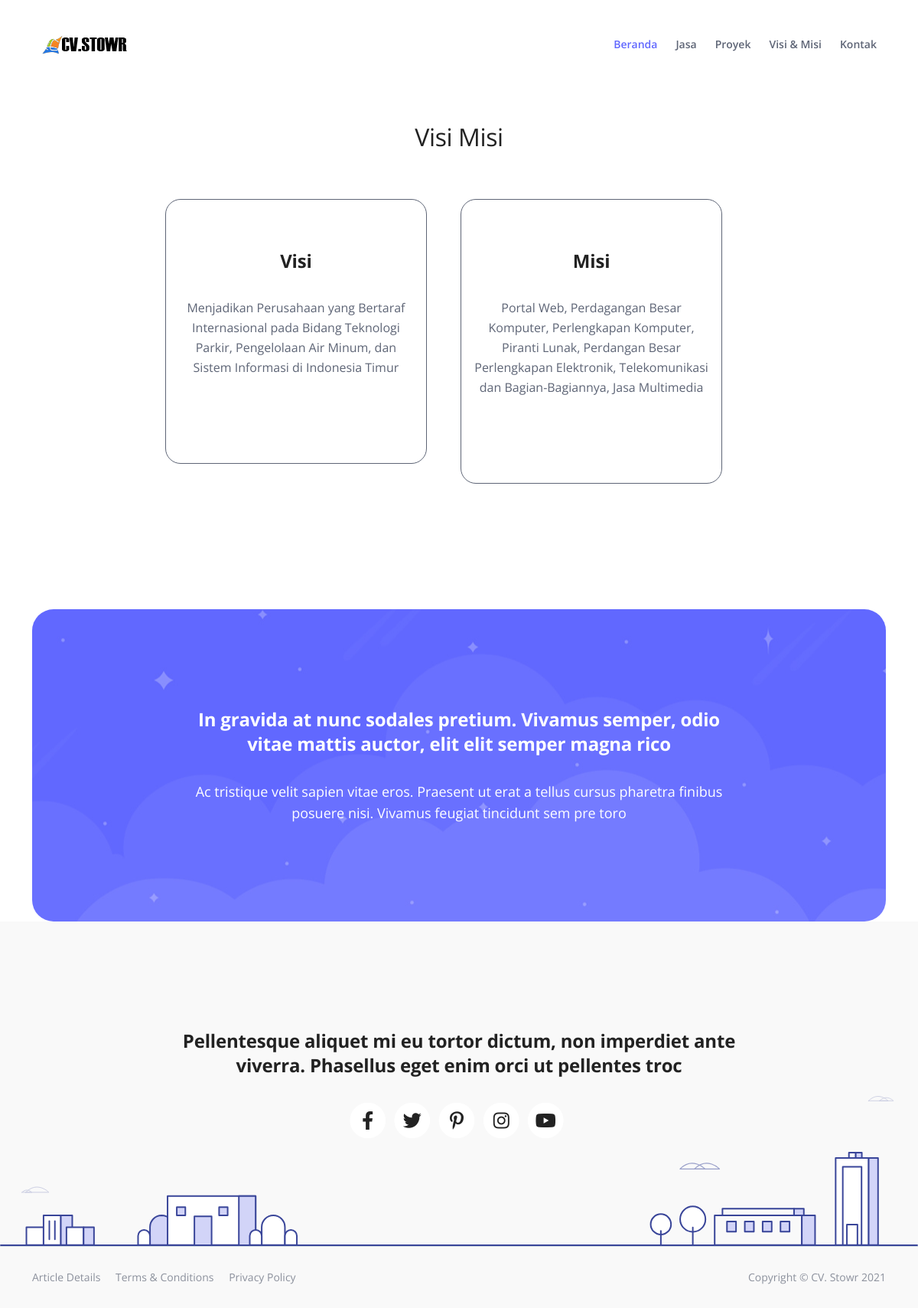
/homepage.php?menu=visi_misi, run on the app's committed database.
### tables this page shows
CREATE TABLE `tbl_visimisi` (
  `visi` varchar(500) NOT NULL,
  `misi` varchar(500) NOT NULL
);

### koneksi.php (called while the page is built)
<?php
$conn = mysqli_connect("localhost", "root", "", "crud_gc");
function query($query) {
    global $conn;
    $result = mysqli_query($conn, $query);
    $rows = [];
    while ($row = mysqli_fetch_assoc($result) ) {
        $rows[] = $row;
    }
    return $rows;
}

### visi_misi.php (the view, shortened to what this page needs)
<?php
require 'koneksi.php';
$visimisi = query("SELECT * FROM tbl_visimisi");
?>
<?php foreach( $visimisi as $row) : ?>
<br><br><br>
<div id="pricing" class="cards-2">
        <div class="container">
            <div class="row">
                <div class="col-lg-12">
                    <h2 class="h2-heading"><span>Visi Misi</span></h2>
                </div>
            </div>
            <div class="row">
            <center>
                <div class="col-lg-12">
                    <div class="card">
                        <div class="card-body">
                            <div class="card-title">
                                <img class="decoration-lines" ><span>Visi</span><img class="decoration-lines flipped" >
                            </div>
                            <ul class="list-unstyled li-space-lg">
                                <li><?= $row["visi"]; ?></li>
                            </ul>
                        </div>
                    </div>
                    <div class="card">
                        <div class="card-body">
                            <div class="card-title">
                                <img class="decoration-lines" ><span>Misi</span><img class="decoration-lines flipped" >
                            </div>
                            <ul class="list-unstyled li-space-lg">
                                <li><?= $row["misi"]; ?></li>
                            </ul>
                        </div>
                    </div>
                    <?php endforeach; ?>
                </div>
            </div>
        </div>
    </div>

### css/styles.css (style rules this page uses)
body, html { width: 100%; height: 100%; }
body, p { color: #5e6576; font: 400 1rem/1.625rem "Open Sans", sans-serif; }
h2 { color: #222222; font-weight: 700; font-size: 2rem; line-height: 2.625rem; letter-spacing: -0.4px; }
.li-space-lg li { margin-bottom: 0.5rem; }
.cards-2 { padding-top: 5rem; padding-bottom: 2.25em; }
.cards-2 .h2-heading { margin-bottom: 3.75rem; text-align: center; }
.cards-2 .h2-heading span { font-weight: 400; }
.cards-2 .card { margin-bottom: 5rem; padding: 4rem 1rem; border: 1px solid #5e6576; border-radius: 20px; background-color: transparent; text-align: center; }
.cards-2 .card-body { padding: 0; }
.cards-2 .card-title { margin-bottom: 2rem; }
.cards-2 .card-title span { margin-right: 0.75rem; margin-left: 0.75rem; color: #222222; font-weight: 700; font-size: 1.5rem; line-height: 2rem; letter-spacing: -0.2px; }
.cards-2 .card-body .list-unstyled { margin-bottom: 3rem; }
.cards-2 .card-body .list-unstyled li { margin-bottom: 0.625rem; }
@media (min-width: 992px) { .h2-heading { width: 35.25rem; margin-right: auto; margin-left: auto; } }
@media (min-width: 992px) { .cards-2 .card { display: inline-block; width: 298px; vertical-align: top; } }
@media (min-width: 992px) { .cards-2 .card:nth-of-type(3n+2) { margin-right: 1rem; margin-left: 1rem; } }
@media (min-width: 1200px) { .container { max-width: 1140px; } }
@media (min-width: 1200px) { .cards-2 .card { width: 342px; } }
@media (min-width: 1200px) { .cards-2 .card:nth-of-type(3n+2) { margin-right: 2.5rem; margin-left: 2.5rem; } }

### data on the page
tbl_visimisi: visi "Menjadikan Perusahaan yang Bertaraf Internasional pada Bidang Teknologi Parkir, Pengelolaan Air Minum, dan Sistem Informasi di Indonesia Timur", misi "Portal Web, Perdagangan Besar Komputer, Perlengkapan Komputer, Piranti Lunak, Perdangan Besar Perlengkapan Elektronik, Telekomunikasi dan Bagian-Bagiannya, Jasa Multimedia"
